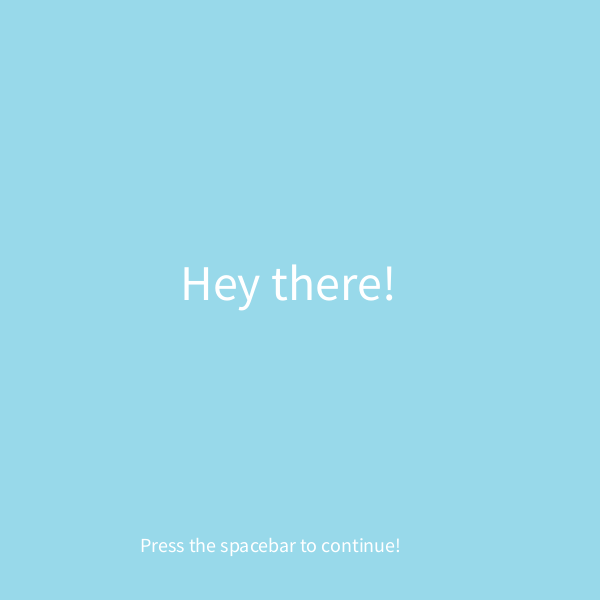
Frame 1 (no input)
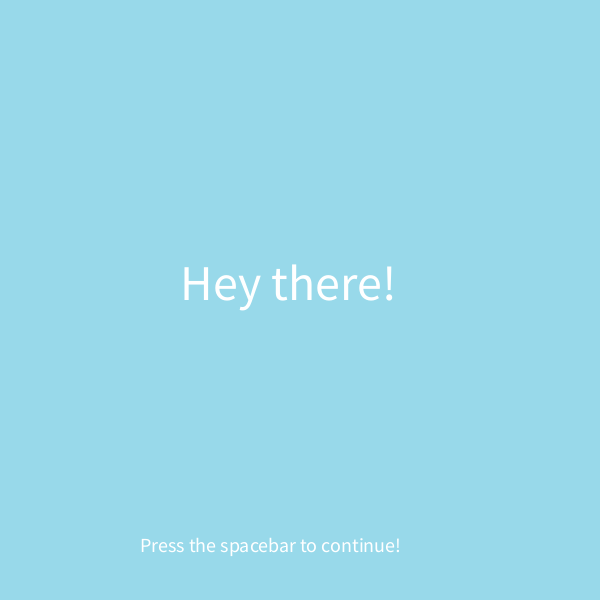
Frame 60 (the mouse pressed at the canvas centre just before this capture)
Frame 120 (the mouse held since frame 60 and released just before this capture): identical to frame 60, image omitted

The Processing sketch that drew these frames (run headless with seeded random() and noise(); from frame 60 on, the mouse is pressed at the canvas centre):

// Processing sketch: question4
// ── question4.pde
int sceneNumber = 0;

void setup() { 
  size(600, 600);
  noStroke();
}

void draw() {
  switch(sceneNumber) {
  case 0:
    scene0();
    break; 

  case 1:
    scene1();
    break;

  case 2:
    scene2();
    break;

  case 3:
    scene3();
    break;

  case 4:
    scene4();
    break;

  case 5:
    sceneNumber = 0;
    break;
  }
}

void keyPressed() {
  if (key == ' ') {
    sceneNumber++;
  }
}

void scene0() {
  background(152, 217, 234);
  fill(255);
  textSize(50);
  text("Hey there!", width*.3, height*.5);
  textSize(20);
  text("Press the spacebar to continue!", 140, height*.92);
}

void scene1() {
  background(204, 172, 227);
  textSize(50); 
  text("My name is Maya!", width*.15, height*.5);
  fill(255);
  textSize(20);
  text("Press the spacebar to continue!", 140, height*.92);
}

void scene2() {
  background(245, 180, 232);
  textSize(50); 
  text("I like cookies!", width*.2, height*.5);
  fill(255);
  textSize(20);
  text("Press the spacebar to continue!", 140, height*.92);
}

void scene3() {
  background(125, 136, 252);
  textSize(43); 
  text("But I'm on a sugar cleanse :(", 8, height*.5);
  fill(255);
  textSize(20);
  text("Press the spacebar to continue!", 140, height*.92);
}

void scene4() {
  background(0);
  textSize(50); 
  text("So sad.", width*.37, height*.5);
  fill(255);
  textSize(20);
  text("Press the spacebar to continue!", 140, height*.92);
}
